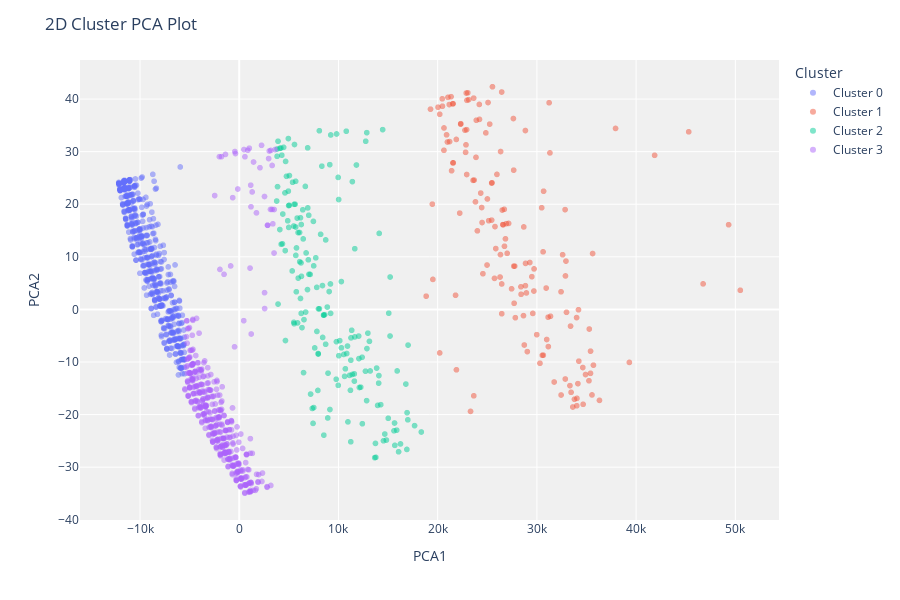

The code cell stored with this chart in its notebook:
### Code cell
exp.evaluate_model(model)

### Figure 1 — Plotly figure (JSON) as saved in the notebook; plotly's stock layout.template omitted (floating-point values rounded to 4 significant figures; data arrays with more than 128 entries replaced by an {"elided": "..."} marker saying what was removed)
{"data": [{"customdata": {"elided": "564x1 int values"}, "hovertemplate": "Cluster=Cluster 0<br>PCA1=%{x}<br>PCA2=%{y}<br>Feature=%{customdata[0]}<extra></extra>", "legendgroup": "Cluster 0", "marker": {"color": "#636efa", "opacity": 0.5, "symbol": "circle"}, "mode": "markers", "name": "Cluster 0", "showlegend": true, "textposition": "top center", "type": "scattergl", "x": {"elided": "564 float values"}, "xaxis": "x", "y": {"elided": "564 float values"}, "yaxis": "y"}, {"customdata": {"elided": "155x1 int values"}, "hovertemplate": "Cluster=Cluster 1<br>PCA1=%{x}<br>PCA2=%{y}<br>Feature=%{customdata[0]}<extra></extra>", "legendgroup": "Cluster 1", "marker": {"color": "#EF553B", "opacity": 0.5, "symbol": "circle"}, "mode": "markers", "name": "Cluster 1", "showlegend": true, "textposition": "top center", "type": "scattergl", "x": {"elided": "155 float values"}, "xaxis": "x", "y": {"elided": "155 float values"}, "yaxis": "y"}, {"customdata": {"elided": "176x1 int values"}, "hovertemplate": "Cluster=Cluster 2<br>PCA1=%{x}<br>PCA2=%{y}<br>Feature=%{customdata[0]}<extra></extra>", "legendgroup": "Cluster 2", "marker": {"color": "#00cc96", "opacity": 0.5, "symbol": "circle"}, "mode": "markers", "name": "Cluster 2", "showlegend": true, "textposition": "top center", "type": "scattergl", "x": {"elided": "176 float values"}, "xaxis": "x", "y": {"elided": "176 float values"}, "yaxis": "y"}, {"customdata": {"elided": "443x1 int values"}, "hovertemplate": "Cluster=Cluster 3<br>PCA1=%{x}<br>PCA2=%{y}<br>Feature=%{customdata[0]}<extra></extra>", "legendgroup": "Cluster 3", "marker": {"color": "#ab63fa", "opacity": 0.5, "symbol": "circle"}, "mode": "markers", "name": "Cluster 3", "showlegend": true, "textposition": "top center", "type": "scattergl", "x": {"elided": "443 float values"}, "xaxis": "x", "y": {"elided": "443 float values"}, "yaxis": "y"}], "layout": {"height": 600, "legend": {"title": {"text": "Cluster"}, "tracegroupgap": 0}, "margin": {"t": 60}, "plot_bgcolor": "rgb(240,240,240)", "title": {"text": "2D Cluster PCA Plot"}, "xaxis": {"anchor": "y", "domain": [0, 1], "title": {"text": "PCA1"}}, "yaxis": {"anchor": "x", "domain": [0, 1], "title": {"text": "PCA2"}}}}
